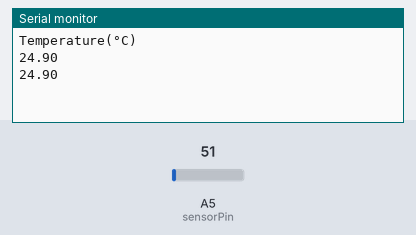
This sketch was run on a simulated Arduino Uno, built with avr-gcc and run on an emulated ATmega328P. On the bench: the last lines printed to the serial monitor. The test bench sets the inputs (shaded band); at power-on: A5 (sensorPin) = 51.

Above: at 1.8 s.
1.9 s: A5 (sensorPin) set to 61
At 2.4 s:
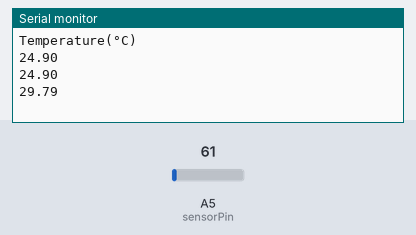
3.4 s: A5 (sensorPin) set to 71
At 4.8 s:
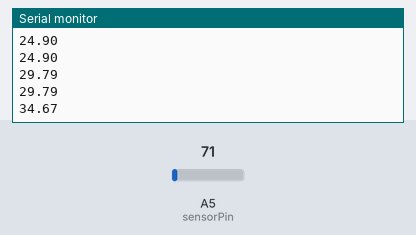
Timing chart, 0 to 6.4 s (numbered marks = the images above; inputs shaded):
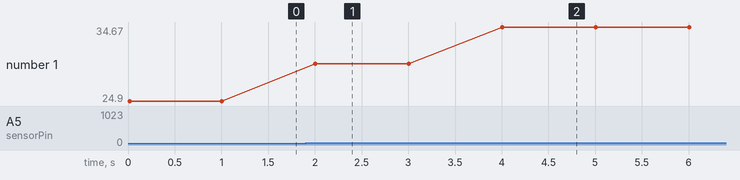

Measured:
- after the input at 1.9 s, the serial monitor: prints a new line after 0.10 s (image 1)
- after the input at 3.4 s, the serial monitor: prints a new line after 0.60 s (image 2)
- plotted number 1: 24.9 → 29.79 after the input at 1.9 s, 29.79 → 34.67 after the input at 3.4 s

The sketch:

Temp_Sketch.ino
```cpp
//#include <ESP_LM35.h>
/* LM35 analog temperature sensor with Arduino example code. More info: https://www.makerguides.com */

// Define to which pin of the Arduino the output of the LM35 is connected:
#define sensorPin A5

void setup() {
  // Begin serial communication at a baud rate of 9600:
  Serial.begin(9600);

  Serial.print("Temperature");
    Serial.print("(\xC2\xB0");
     Serial.println("C)");

}

void loop() {
  // Get a reading from the temperature sensor:
  int reading = analogRead(sensorPin);

  // Convert the reading into voltage:
  float voltage = reading * (5000 / 1024.0);

  // Convert the voltage into the temperature in degree Celsius:
  float temperature = voltage / 10;

  // Print the temperature in the Serial Monitor:
//  Serial.println(reading);
  Serial.println(temperature);


  delay(1000); // wait a second between readings
}
```
